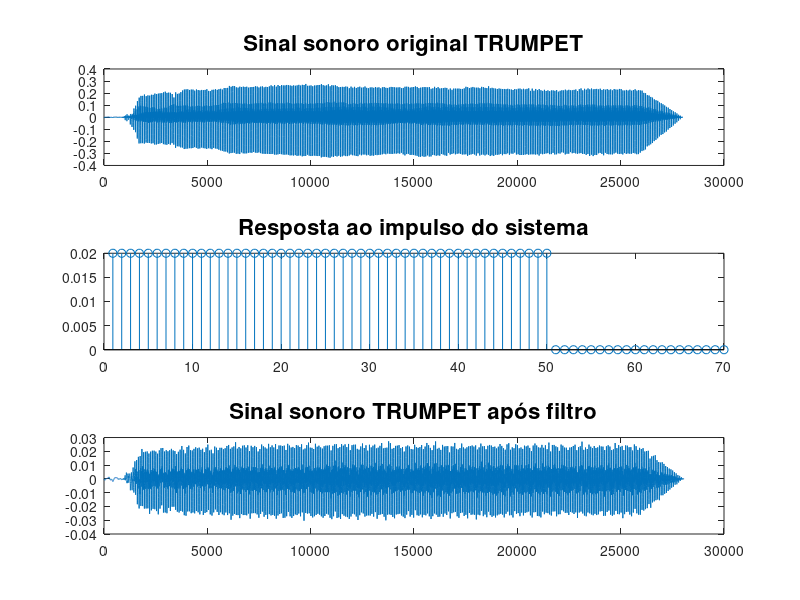
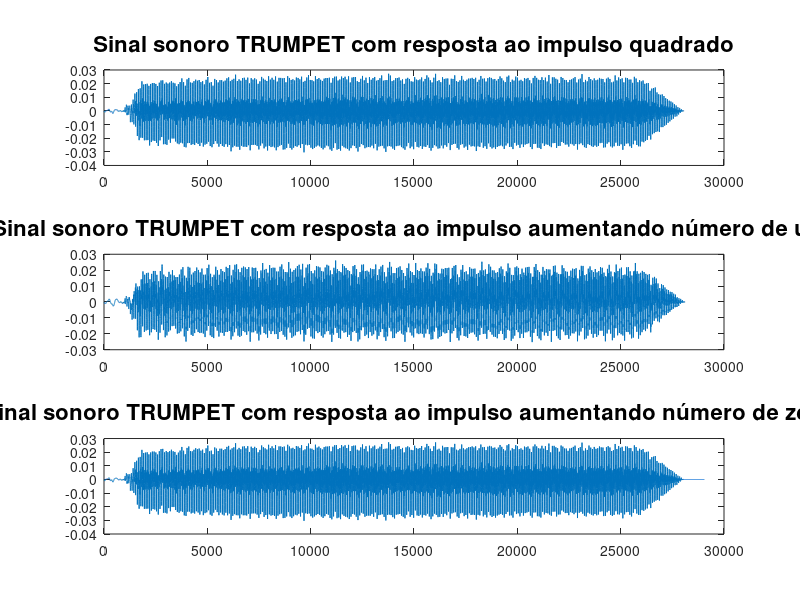

The MATLAB source for these figures, in order:
# Desafio #2

close all, clc, clear;

# Carregando arquivo de audio trumpet.mat

trompete = load("trumpet.mat");

#typeinfo(trompete)
#fieldnames(trompete)

# Segregando os campos frequência de amostragem(Fs) e sinal(y)

y = trompete.y;
Fs = trompete.Fs;

# Tocando o som original

soundsc(y, Fs, 16)

pause

# Criando resposta ao impulso quadrada

h2 = [ones(1,50)/50 zeros(1,20)];

# Convolução do sinal sonoro com a resposta ao impulso quadrada
y2 = conv(y, h2);

# Tocando o som convoluido

soundsc(y2,Fs, 16);

pause

# Imprimindo gráficos

figure(1)
subplot(3, 1, 1);
plot(y)
title ("Sinal sonoro original TRUMPET", "fontsize", 16);
subplot(3, 1, 2);
stem(h2)
title ("Resposta ao impulso do sistema", "fontsize", 16);
subplot(3,1,3);
plot(y2)
title ("Sinal sonoro TRUMPET após filtro", "fontsize", 16);

# Alterando resposta ao impulso quadrada. Aumentando o número de uns.

h3 = [ones(1,100)/50 zeros(1,20)];

# Convolução do sinal sonoro com a resposta ao impulso quadrada
y3 = conv(y, h3);

# Tocando o som convoluido

soundsc(y3,Fs,16);

pause

# Alterando resposta ao impulso quadrada. Aumentando o número de zeros.

h4 = [ones(1,50)/50 zeros(1,1000)];

# Convolução do sinal sonoro com a resposta ao impulso quadrada
y4 = conv(y, h4);

# Tocando o som convoluido

soundsc(y4,Fs,16);

# Imprimindo gráficos

figure(2)
subplot(3, 1, 1);
plot(y2)
title ("Sinal sonoro TRUMPET com resposta ao impulso quadrado", "fontsize", 16);
subplot(3, 1, 2);
plot(y3)
title ("Sinal sonoro TRUMPET com resposta ao impulso aumentando número de uns", "fontsize", 16);
subplot(3,1,3);
plot(y4)
title ("Sinal sonoro TRUMPET com resposta ao impulso aumentando número de zeros", "fontsize", 16);
